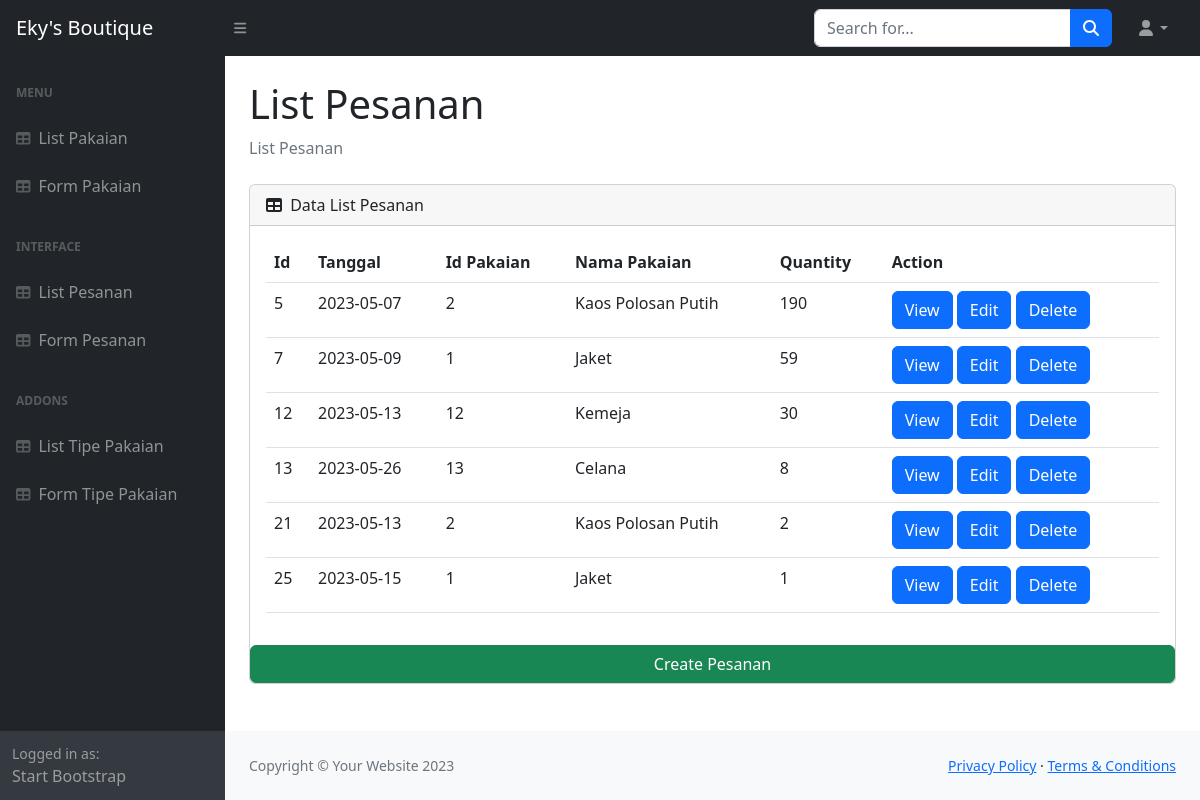
Page /backend/Pesanan/index.php on the committed database.
### tables this page shows
CREATE TABLE `pesanan` (
  `id` int(11) NOT NULL,
  `tanggal` date DEFAULT NULL,
  `pakaian_id` int(45) DEFAULT NULL,
  `quantity` int(11) DEFAULT NULL
);

CREATE TABLE `pakaian` (
  `id` int(11) NOT NULL,
  `nama` varchar(45) NOT NULL,
  `ukuran` varchar(45) DEFAULT NULL,
  `warna` varchar(45) DEFAULT NULL,
  `stok` int(11) NOT NULL,
  `harga` int(32) DEFAULT NULL,
  `tipe_pakaian_id` int(45) DEFAULT NULL,
  `image_location` text DEFAULT NULL
);

### backend/Pesanan/index.php (the view)
<?php
    include_once('../../database/dbkoneksi.php');
    $sql = "SELECT * FROM pesanan";
    $rs = $dbh->query($sql);
?>
<!DOCTYPE html>
<html lang="en">
    <?php include("../Shared/head.php"); ?>
    <body class="sb-nav-fixed">
        <?php include("../Shared/nav_header.php"); ?>
        <div id="layoutSidenav">
            <?php include("../Shared/nav_sidebar.php"); ?>
            <div id="layoutSidenav_content">
                <main>
                    <div class="container-fluid px-4">
                        <h1 class="mt-4">List Pesanan</h1>
                        <ol class="breadcrumb mb-4">
                            <li class="breadcrumb-item active">List Pesanan</li>
                        </ol>
                        <div class="card mb-4">
                            <div class="card-header">
                                <i class="fas fa-table me-1"></i>
                                Data List Pesanan
                            </div>
                            <div class="card-body">
                                <table id="datatablesSimple" class="table">
                                    <thead>
                                        <tr>
                                            <th>Id</th>
                                            <th>Tanggal</th>
                                            <th>Id Pakaian</th>
                                            <th>Nama Pakaian</th>
                                            <th>Quantity</th>
                                            <th>Action</th>
                                        </tr>
                                    </thead>
                                    <tbody>
                                        <?php
                                            foreach($rs as $row){
                                                $id = $row['pakaian_id'];
                                                $sql = "SELECT * FROM pakaian WHERE id=?";
                                                $rs_pakaian = $dbh -> prepare($sql);
                                                $rs_pakaian -> execute([$id]);
                                                $rs_pakaian_value = $rs_pakaian -> fetch();
                                        ?>
                                            <tr>
                                                <td><?=$row['id']?></td>
                                                <td><?=$row['tanggal']?></td>
                                                <td><?=$row['pakaian_id']?></td>
                                                <td><?=$rs_pakaian_value['nama']?></td>
                                                <td><?=$row['quantity']?></td>
                                                <td colspan="3">
                                                    <a class="btn btn-primary" href="view.php?id=<?=$row['id']?>">View</a>
                                                    <a class="btn btn-primary" href="update.php?idedit=<?=$row['id']?>">Edit</a>
                                                    <a class="btn btn-primary" href="delete.php?iddel=<?=$row['id']?>"
                                                    onclick="if(!confirm('Anda Yakin Hapus Data Pesanan dengan id <?=$row['id']?>?')) {return false}"
                                                    >Delete</a>
                                                </td>
                                            </tr>
                                        <?php
                                            }
                                        ?>
                                    </tbody>
                                </table>
                            </div>
                            <a class="btn btn-success" href="form_pesanan.php" role="button">Create Pesanan</a>
                        </div>
                    </div>
                </main>
                <?php include("../Shared/footer.php");?>
            </div>
        </div>
    </body>
</html>

### rows in the picture
pesanan: id "5", tanggal "2023-05-07", pakaian "2", pakaian.nama "Kaos Polosan Putih", quantity "190"
pesanan: id "7", tanggal "2023-05-09", pakaian "1", pakaian.nama "Jaket", quantity "59"
pesanan: id "12", tanggal "2023-05-13", pakaian "12", pakaian.nama "Kemeja", quantity "30"
pesanan: id "13", tanggal "2023-05-26", pakaian "13", pakaian.nama "Celana", quantity "8"
pesanan: id "21", tanggal "2023-05-13", pakaian "2", pakaian.nama "Kaos Polosan Putih", quantity "2"
pesanan: id "25", tanggal "2023-05-15", pakaian "1", pakaian.nama "Jaket", quantity "1"
